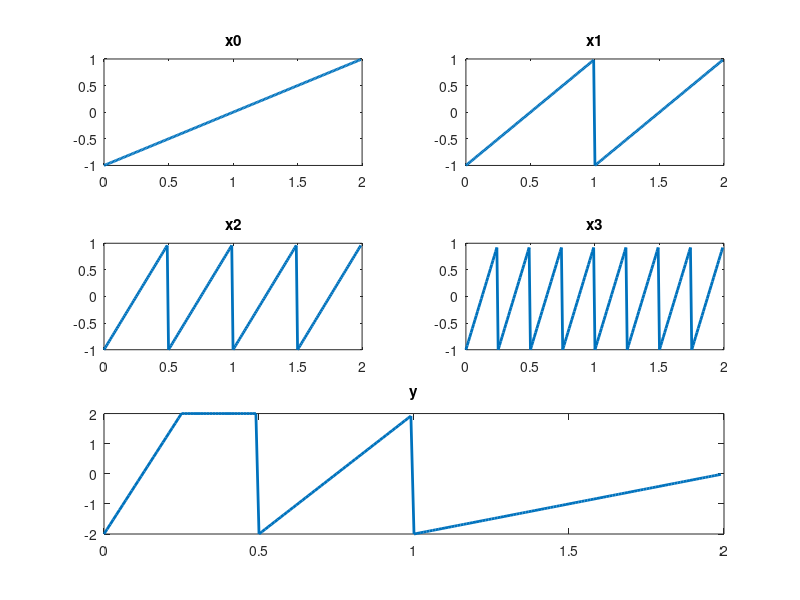
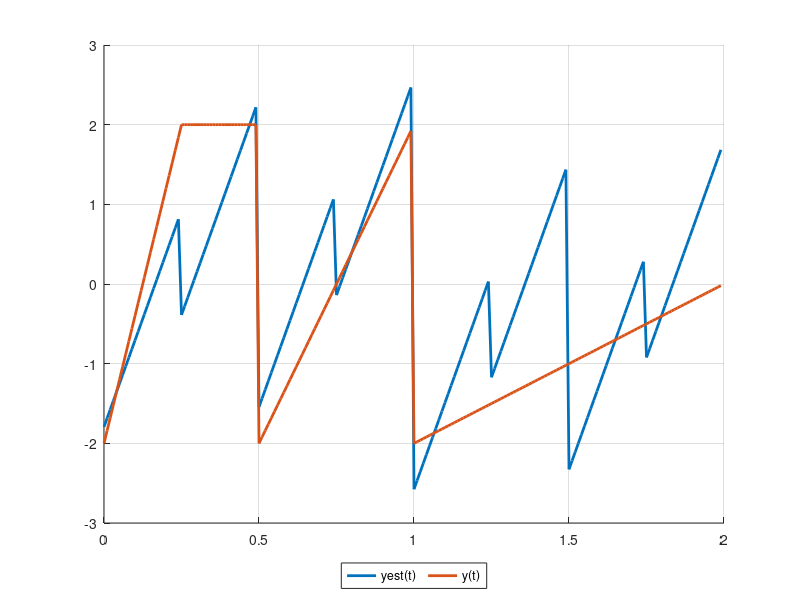

The MATLAB source for these figures, in order:
close all; clear variables; clc;
figure(1)
% Questao 1 a)
N = 200;
Tt = 2;
Ts = Tt/N; % tempo de amostragem
t  = (0:N-1)*Ts; % vetor de tempo
%Bases
x0 = 1*t -1;
x1 = sawtooth(2*pi*1*t);
x2 = sawtooth(2*pi*2*t);
x3 = sawtooth(2*pi*4*t);

% Funcao y
y = zeros(1,N);
y(1:25) = 16*t(1:25) - 2;
y(26:50) = 2*ones(1,25);
y(51:100) = 8*t(1:50) -2;
y(101:200) = 2*t(1:100) -2;

%Plotar funcoes
grid()
subplot(3,2,1);
plot(t,x0,'LineWidth',2);
title('x0');
subplot(3,2,2);
plot(t,x1,'LineWidth',2);
title('x1');
subplot(3,2,3);
plot(t,x2,'LineWidth',2);
title('x2');
subplot(3,2,4);
plot(t,x3,'LineWidth',2);
title('x3');
subplot(3,2,[5,6]);
plot(t,y,'LineWidth',2);
title('y');

% Questao 1 b)
%Calcular coeficientes
a1 = sum(y.*x0)/(sum(x0.^2));
a2 = sum(y.*x1)/(sum(x1.^2));
a3 = sum(y.*x2)/(sum(x2.^2));
a4 = sum(y.*x3)/(sum(x3.^2));

% calcula função estimada
yest = a1.*x0 + a2.*x1 + a3.*x2 + a4.*x3;

figure(2)
%Questão 1 c)
hold on
plot(t,yest,'LineWidth',2,'DisplayName','yest(t)');
plot(t,y,'LineWidth',2,'DisplayName','y(t)');
grid();
legend('Orientation','horizontal','Box','on','Location','southoutside')
